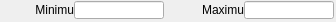
   <widget class="caFrame" name="caFrame_18">
    <property name="geometry">
     <rect>
      <x>405</x>
      <y>121</y>
      <width>336</width>
      <height>22</height>
     </rect>
    </property>
    <widget class="caLabel" name="caLabel_31">
     <property name="geometry">
      <rect>
       <x>0</x>
       <y>0</y>
       <width>84</width>
       <height>20</height>
      </rect>
     </property>
     <property name="frameShape">
      <enum>QFrame::NoFrame</enum>
     </property>
     <property name="text">
      <string>Minimum</string>
     </property>
     <property name="alignment">
      <set>Qt::AlignAbsolute|Qt::AlignRight|Qt::AlignTrailing|Qt::AlignVCenter</set>
     </property>
     <property name="fontScaleMode">
      <enum>ESimpleLabel::WidthAndHeight</enum>
     </property>
     <property name="foreground">
      <color>
       <red>0</red>
       <green>0</green>
       <blue>0</blue>
      </color>
     </property>
     <property name="background">
      <color alpha="0">
       <red>0</red>
       <green>0</green>
       <blue>0</blue>
      </color>
     </property>
    </widget>
    <widget class="caLineEdit" name="caLineEdit_21">
     <property name="geometry">
      <rect>
       <x>74</x>
       <y>1</y>
       <width>90</width>
       <height>18</height>
      </rect>
     </property>
     <property name="alignment">
      <set>Qt::AlignAbsolute|Qt::AlignLeading|Qt::AlignLeft|Qt::AlignVCenter</set>
     </property>
     <property name="channel" stdset="0">
      <string>$(P)$(R)MinValue_RBV</string>
     </property>
     <property name="foreground">
      <color>
       <red>10</red>
       <green>0</green>
       <blue>184</blue>
      </color>
     </property>
     <property name="background">
      <color>
       <red>187</red>
       <green>187</green>
       <blue>187</blue>
      </color>
     </property>
     <property name="colorMode">
      <enum>caLineEdit::Static</enum>
     </property>
     <property name="precisionMode">
      <enum>caLineEdit::Channel</enum>
     </property>
     <property name="limitsMode">
      <enum>caLineEdit::Channel</enum>
     </property>
     <property name="maxValue">
      <double>1.000000000000000</double>
     </property>
     <property name="minValue">
      <double>0.000000000000000</double>
     </property>
     <property name="fontScaleMode">
      <enum>caLineEdit::WidthAndHeight</enum>
     </property>
     <property name="formatType">
      <enum>caLineEdit::decimal</enum>
     </property>
    </widget>
    <widget class="caLabel" name="caLabel_32">
     <property name="geometry">
      <rect>
       <x>170</x>
       <y>0</y>
       <width>84</width>
       <height>20</height>
      </rect>
     </property>
     <property name="frameShape">
      <enum>QFrame::NoFrame</enum>
     </property>
     <property name="text">
      <string>Maximum</string>
     </property>
     <property name="alignment">
      <set>Qt::AlignAbsolute|Qt::AlignRight|Qt::AlignTrailing|Qt::AlignVCenter</set>
     </property>
     <property name="fontScaleMode">
      <enum>ESimpleLabel::WidthAndHeight</enum>
     </property>
     <property name="foreground">
      <color>
       <red>0</red>
       <green>0</green>
       <blue>0</blue>
      </color>
     </property>
     <property name="background">
      <color alpha="0">
       <red>0</red>
       <green>0</green>
       <blue>0</blue>
      </color>
     </property>
    </widget>
    <widget class="caLineEdit" name="caLineEdit_22">
     <property name="geometry">
      <rect>
       <x>244</x>
       <y>1</y>
       <width>90</width>
       <height>18</height>
      </rect>
     </property>
     <property name="alignment">
      <set>Qt::AlignAbsolute|Qt::AlignLeading|Qt::AlignLeft|Qt::AlignVCenter</set>
     </property>
     <property name="channel" stdset="0">
      <string>$(P)$(R)MaxValue_RBV</string>
     </property>
     <property name="foreground">
      <color>
       <red>10</red>
       <green>0</green>
       <blue>184</blue>
      </color>
     </property>
     <property name="background">
      <color>
       <red>187</red>
       <green>187</green>
       <blue>187</blue>
      </color>
     </property>
     <property name="colorMode">
      <enum>caLineEdit::Static</enum>
     </property>
     <property name="precisionMode">
      <enum>caLineEdit::Channel</enum>
     </property>
     <property name="limitsMode">
      <enum>caLineEdit::Channel</enum>
     </property>
     <property name="maxValue">
      <double>1.000000000000000</double>
     </property>
     <property name="minValue">
      <double>0.000000000000000</double>
     </property>
     <property name="fontScaleMode">
      <enum>caLineEdit::WidthAndHeight</enum>
     </property>
     <property name="formatType">
      <enum>caLineEdit::decimal</enum>
     </property>
    </widget>
   </widget>
